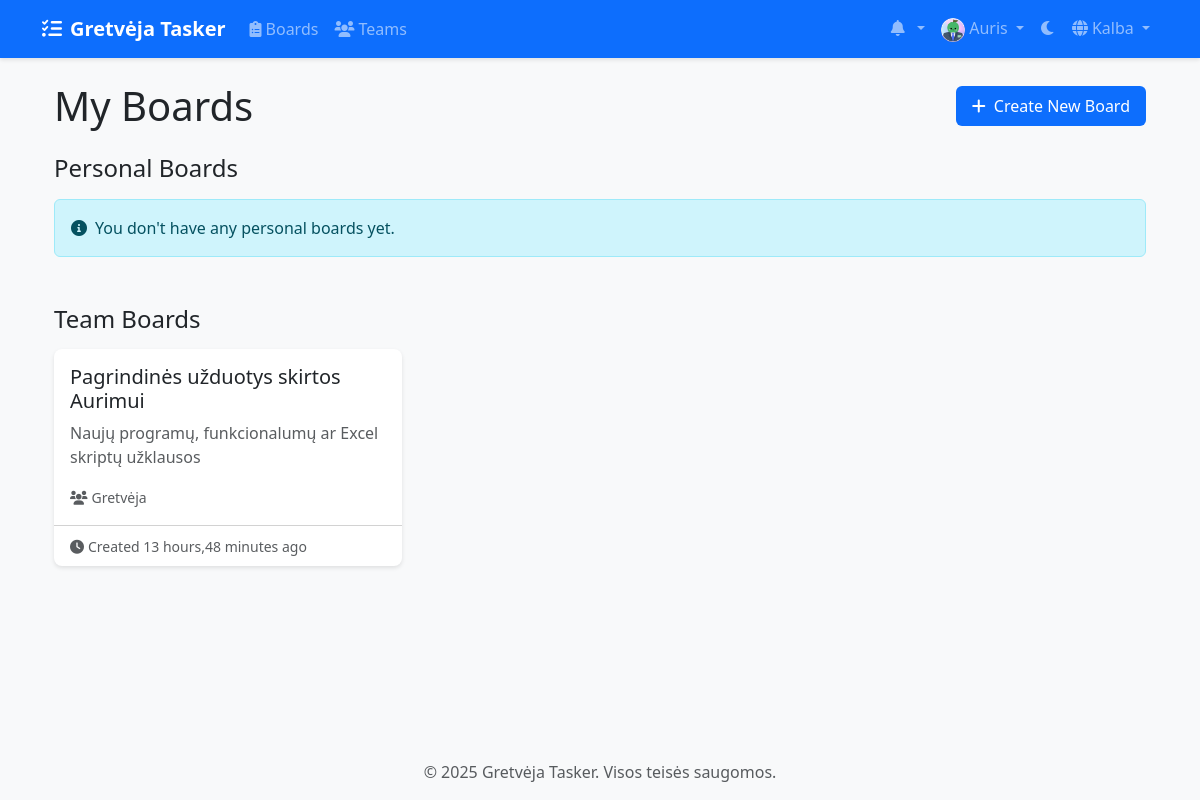
/lt/boards/ (signed in), run on an earlier commit of the app's database.
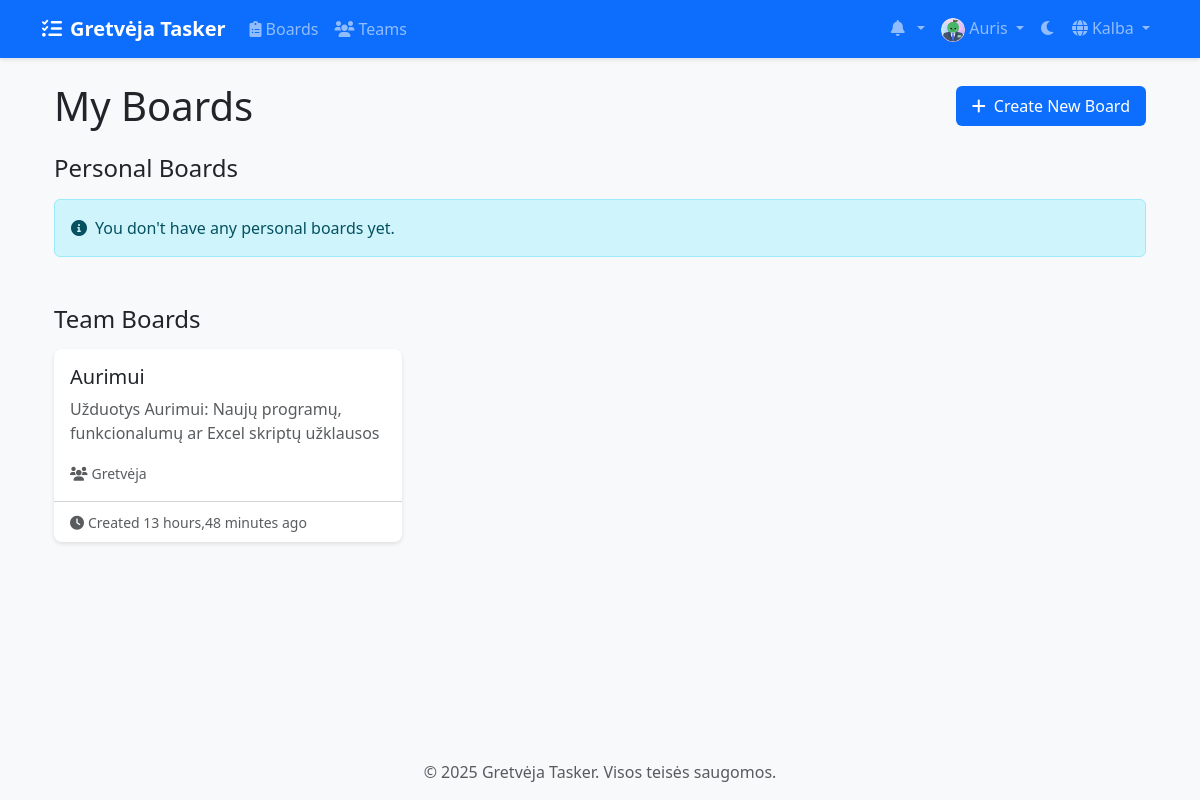
And on a later commit of the database.
### boards/models.py (models this page shows, shortened)
class Board(models.Model):
    title = models.CharField(max_length=200)
    description = models.TextField(blank=True)
    created_at = models.DateTimeField(auto_now_add=True)
    updated_at = models.DateTimeField(auto_now=True)
    owner = models.ForeignKey(
        settings.AUTH_USER_MODEL,
        on_delete=models.CASCADE,
        related_name='owned_boards'
    )
    team = models.ForeignKey(
        Team,
        on_delete=models.CASCADE,
        related_name='boards',
        null=True,
        blank=True
    )

### teams/models.py (models this page shows, shortened)
class Team(models.Model):
    name = models.CharField(max_length=100)
    description = models.TextField(blank=True)
    created_at = models.DateTimeField(auto_now_add=True)
    updated_at = models.DateTimeField(auto_now=True)
    owner = models.ForeignKey(
        settings.AUTH_USER_MODEL,
        on_delete=models.CASCADE,
        related_name='owned_teams'
    )
    members = models.ManyToManyField(
        settings.AUTH_USER_MODEL,
        through='TeamMembership',
        related_name='teams'
    )

### boards/views/board_views.py (the view)
# urls.py: path('', views.board_list, name='board_list'),
@login_required
def board_list(request):
    personal_boards, team_boards = BoardService.get_user_boards(request.user)
    return render(request, 'boards/board_list.html', {
        'personal_boards': personal_boards,
        'team_boards': team_boards
    })

### boards/services/board_service.py (called while the page is built)
    @staticmethod
    def get_user_boards(user):
        personal_boards = Board.objects.filter(owner=user, team__isnull=True)
        team_boards = Board.objects.filter(team__members=user)
        return personal_boards, team_boards

### templates/boards/board_list.html (shortened to what this page needs)
{% extends 'base.html' %}
{% load static %}
{% block content %}
<div class="container">
    <div class="d-flex justify-content-between align-items-center mb-4">
        <h1 class="mb-0">My Boards</h1>
        <a href="{% url 'boards:board_create' %}" class="btn btn-primary">
            <i class="fas fa-plus me-2"></i>Create New Board
        </a>
    </div>
    <div class="mb-5">
        <h2 class="h4 mb-3">Personal Boards</h2>
        {% if personal_boards %}
            <div class="row row-cols-1 row-cols-md-2 row-cols-lg-3 g-4">
                {% for board in personal_boards %}
                    <div class="col">
                        <div class="card h-100 board-card">
                            <div class="card-body">
                                <h5 class="card-title">
                                    <a href="{% url 'boards:board_detail' board_id=board.id %}" class="text-decoration-none text-dark">
                                        {{ board.title }}
                                    </a>
                                </h5>
                                <p class="card-text text-muted">{{ board.description|truncatechars:100 }}</p>
                            </div>
                            <div class="card-footer bg-transparent">
                                <small class="text-muted">
                                    <i class="fas fa-clock me-1"></i>Created {{ board.created_at|timesince }} ago
                                </small>
                            </div>
                        </div>
                    </div>
                {% endfor %}
            </div>
        {% else %}
            <div class="alert alert-info">
                <i class="fas fa-info-circle me-2"></i>You don't have any personal boards yet.
            </div>
        {% endif %}
    </div>
    <div>
        <h2 class="h4 mb-3">Team Boards</h2>
        {% if team_boards %}
            <div class="row row-cols-1 row-cols-md-2 row-cols-lg-3 g-4">
                {% for board in team_boards %}
                    <div class="col">
                        <div class="card h-100 board-card">
                            <div class="card-body">
                                <h5 class="card-title">
                                    <a href="{% url 'boards:board_detail' board_id=board.id %}" class="text-decoration-none text-dark">
                                        {{ board.title }}
                                    </a>
                                </h5>
                                <p class="card-text text-muted">{{ board.description|truncatechars:100 }}</p>
                                <p class="card-text">
                                    <small class="text-muted">
                                        <i class="fas fa-users me-1"></i>{{ board.team.name }}
                                    </small>
                                </p>
                            </div>
                            <div class="card-footer bg-transparent">
                                <small class="text-muted">
                                    <i class="fas fa-clock me-1"></i>Created {{ board.created_at|timesince }} ago
                                </small>
                            </div>
                        </div>
                    </div>
                {% endfor %}
            </div>
        {% else %}
            <div class="alert alert-info">
                <i class="fas fa-info-circle me-2"></i>You don't have any team boards yet.
            </div>
        {% endif %}
    </div>
</div>
{% endblock %}

What changed in the data, as far as the page shows it:
changed Board "Gretvėja": title "Pagrindinės užduotys skirtos Aurimui" → "Aurimui"; description "Naujų programų, funkcionalumų ar Excel skriptų užklausos" → "Užduotys Aurimui: Naujų programų, funkcionalumų ar Excel skriptų užklausos"
